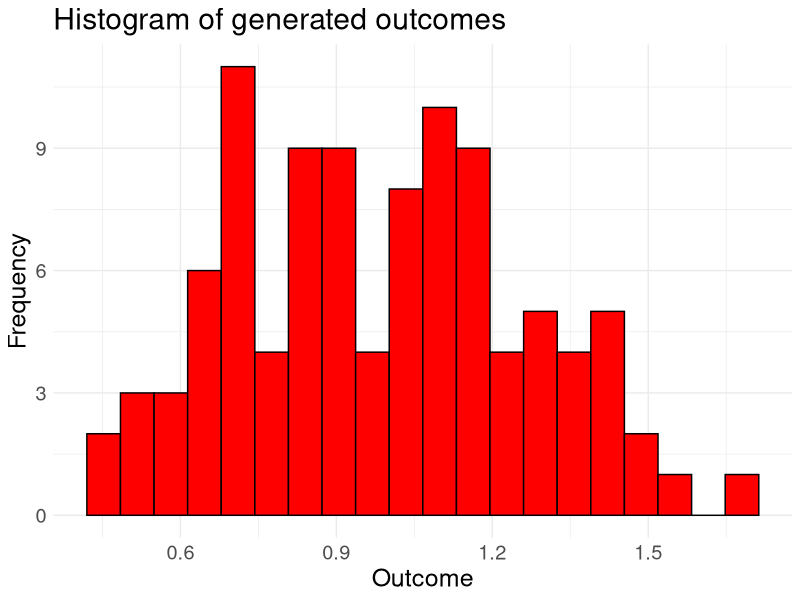
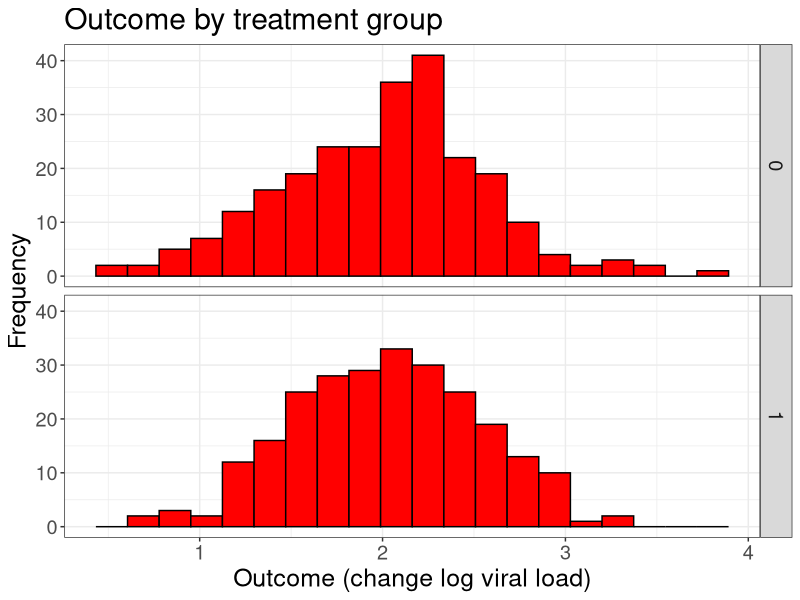
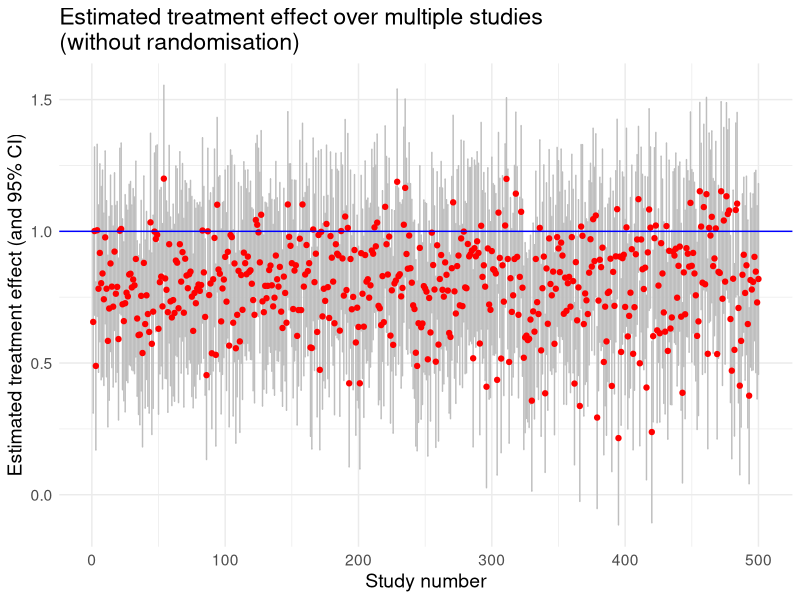
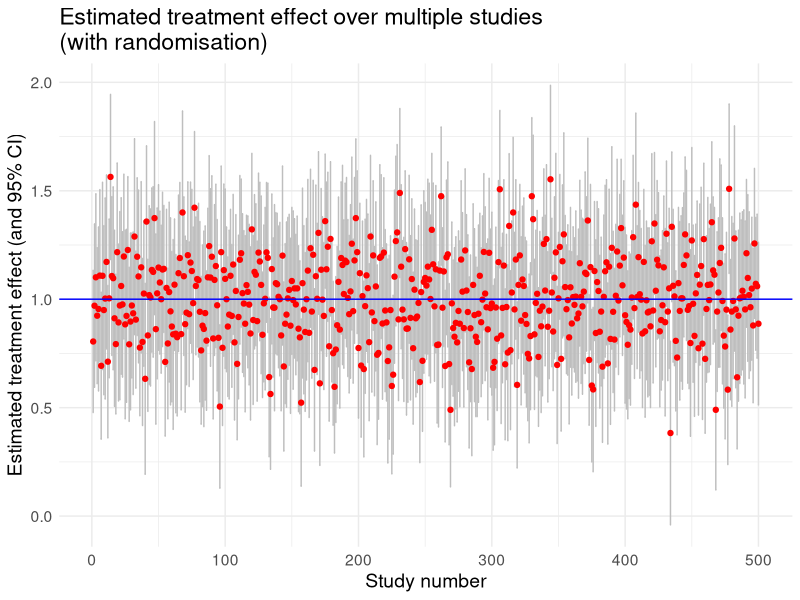

The R script that drew these images, in order:

## Study design: Randomised Controlled Trials 
## Clinic on the Meaningful Modeling of Epidemiological Data
## International Clinics on Infectious Disease Dynamics and Data (ICI3D) Program

## Travis Porco
## Reshma Kassanjee 2023 & 2025
## Some Rights Reserved
## CC BY-NC 4.0 (https://creativecommons.org/licenses/by-nc/4.0/)

# The setting for this tutorial:
#   Suppose you are building a SARS-CoV-2 model, and are 
#   trying to decide on your inputs and assumptions related to 
#   transmission rates. 
#   As part of this, you may want to understand the effect of 
#   antiviral treatment on changes in viral load in the
#   infected person, as infectiousness may be higher for 
#   people with higher levels of the virus.
#   Here we are considering a study on the outcome: decrease  
#   in log viral load over 7 days from accessing care.
#   The exposure of interest is receiving antiviral 
#   treatment (versus not).
#   A possible confounder is whether a person has comorbidities 
#   (other conditions such as diabetes which is known 
#   to be associated with poorer COVID-19 outcomes)

# In this tutorial, you will: 
#   Simulate data with randomisation of treatment, and estimate the 'effect'
#   Simulate data without randomisation of treatment, and estimate the 'effect'
#   Repeat the above multiple times to understand the effect of 
#     randomisation on estimation.

library(tidyverse)

#### Warm up 1: Randomisation

## How can we randomly assign subjects to the treatment and control groups?  

# There are different ways of doing this random selection, but for one, 
#   we can use the 'sample' command to sample subjects for one of the groups.

# Here, we divide 20 subjects into a treatment group and a control group.
#   We select without replacement half of the numbers from
#   1 to 20 (representing the people) to create the treatment group.

ids <- 1:20
treatment.group <- sample(x = ids,
                          size = 10,
                          replace = FALSE)
treatment.group

# Repeat this exercise a few times.

# Another way to randomise is to shuffle a vector of ten 0s (representing, 
#   say, the controls) and ten 1s (the treated)  

assignments <- sample(x = c(rep(1,10),rep(0,10)),
                      size = 20,
                      replace = FALSE)
assignments

# The assignment of the first person is found by looking at assignments[1],
#   of the second person, by looking at assignments[2], and so on.  
#   We can print the list of treated subjects like this:

which(assignments==1)

#### Warm up 2: Sample values from a normal distribution

# To simulate a given number of normal random variates, use the 'rnorm' command.  
#   You were introduced to sampling from distributions in Tutorial 3.
#   Here, we simulate 100 normal variates with a mean of 1 and a standard
#   deviation of 0.3, and plot the data in a histogram

v1 <- rnorm(100, mean = 1, sd = 0.3)

(ggplot(data = data.frame(outcomevar = v1), mapping = aes(x=outcomevar))
  + labs(x = 'Outcome', y = 'Frequency'
         , title = 'Histogram of generated outcomes')
  + geom_histogram(bins = 20, fill = 'red', color = 'black')
  + theme_minimal()
  + theme(text = element_text(size = 18))
)

#### Warm up 3: Simulate a dataset

# The outcome is a continuous measure (decrease in log viral load),
#   and the study aims to compare the average outcome between the 
#   two study groups/arms (antiviral treatment versus not - i.e. 
#   versus the standard control treatment).

# We will now generate a simulated (or fake) dataset (so something
#   like what you may have obtained in a real-world study),
#   and save it as a data frame. 

# We will make a data frame which contains the following columns:
#   study.id (1,2,..), treatment (0/1), and outcome (a continuous number),
#   where each row provides the data for one subject.

# The average or mean outcome for the treatment group can be different to that
#   in the control group --  this difference is the 'treatment effect',
#   which we want to estimate.

# To begin, we will assume the treatment effect is zero. 

## What parameters do we need?
n.subjects        <- 501 
control.mean      <- 2      # mean outcome for the control group
treatment.effect  <- 0      # difference in mean for the treatment group (vs control)
outcome.sd        <- 0.5    # spread (standard deviation) of the outcome in each arm

## Make the data frame

## Carefully split the group in two (need to be careful in case we have an odd number of subjects)
pos.subj <- round(n.subjects/2)
neg.subj <- n.subjects - pos.subj

dset            <- data.frame(study.id = 1:n.subjects)
dset$treatment  <- sample( c(rep(1,pos.subj),rep(0,neg.subj)),
                           size = n.subjects,
                           replace = FALSE)
dset.mean       <- control.mean + treatment.effect*dset$treatment
dset$outcome    <- rnorm(n.subjects,
                         mean = dset.mean,
                         sd = outcome.sd)

# Take a look at the dataset:
# View(dset)

### Take some time to ensure you understand each step above. ###

# We can plot histograms of the outcomes, by arm:

(ggplot(data = dset, mapping = aes(x=outcome))
  + labs(x = 'Outcome (change log viral load)', y = 'Frequency'
         , title = 'Outcome by treatment group')
  + geom_histogram(bins = 20, fill = 'red', color = 'black')
  + facet_grid(treatment~.)
  + theme_bw()
  + theme(text = element_text(size = 18))
)

# We can also calculate the mean outcome in each arm

dset |> group_by(treatment) |> summarise(mean = mean(outcome))

# and the difference in means (estimated treatment effect):  

means <- dset |> group_by(treatment) |> summarise(mean = mean(outcome))
with(means, mean[treatment == 1] - mean[treatment == 0]) 

# Now change the treatment effect to be non-zero. For example, 
#   suppose that the average outcome in the treatment group is 0.7
#   units larger than in the control group - generate dset and the plot. 
# Each time you run the code above, do you create the same dataset?

# Now that we have warmed up, let's dive into our simulation. 
# Let us clear up our environment before moving on. 

rm(list=ls())

#### (1) A function to generate data

# Our goal is to explore effect estimation under two different scenarios - 
#   (I) A study where treatment is not randomly assigned. 
#   (II) A study where treatment is randomly assigned. 

# Each person in our dataset either receives antiviral treatment or not, 
#   and can have a comorbidity or not.
# The presence of comorbidities is a confounder, because a doctor 
#   may decide on the treatment plan according to this, and 
#   comorbidities can also directly impact our outcome
#   (e.g. perhaps people with other illness have a slower drop in 
#   in viral load)

# Since we will want to generate a dataset multiple times below,
#   we write a function to make the data. 
#   We have also specified default values for all inputs to the 
#   function.

# Work through the function below and make sure you understand each line. 
# Also think about how the inputs need to be set for scenarios (I) and (II).  

# Ask the teaching team if you are confused or would like to confirm you 
# understanding. Or talk it through with your neighbour!

gen.data <- function(n.subjects = 100 # number of subjects
                     , ref.mean = 2 # mean outcome in control group without comorbidites
                     , treatment.effect = 1.5 # effect of treatment on outcome
                     , comorb.effect = -1 # effect of comorbidity on outcome
                     , prev.comorb = 0.2 # prevalence of comorbidities
                     , prob.treat.nocomorb = 0.5 # probability of treatment in people without comorbidites
                     , prob.treat.comorb = 0.5 # probability of treatment in people with comorbidites
                     , outcome.sd = 0.75 # standard deviation of outcome
){
  dset                <- data.frame(study.id = 1:n.subjects)
  dset$comorbidity    <- rbinom(n.subjects, 1, prev.comorb)
  prob.treatment      <- prob.treat.comorb*dset$comorbidity + prob.treat.nocomorb*(1-dset$comorbidity)
  dset$treatment      <- rbinom(n.subjects, 1, prob.treatment)
  mean.vector         <- ref.mean + treatment.effect*dset$treatment + comorb.effect*dset$comorbidity
  dset$outcome        <- rnorm(n.subjects, mean = mean.vector, sd = outcome.sd)
  dset
}

# Let us try out the function

gen.data() # when you do not specify an input, the default value is used, 

# Choose a couple of inputs to change (one at a time), and try to check 
# whether the dataset changes in the expected way - using some of what
# you have learnt about exploring data.

# For example, compare 
d1 <- gen.data(treatment.effect = 0) 
d2 <- gen.data(treatment.effect = 1)
d3 <- gen.data(treatment.effect = 2)

# using 
d1 |> group_by(treatment) |> summarise(mean = mean(outcome))
d2 |> group_by(treatment) |> summarise(mean = mean(outcome))
d3 |> group_by(treatment) |> summarise(mean = mean(outcome))

#### (2) Understanding how randomisation balances confounders

# Let's return to our two study designs:
#   (I) A study where treatment is not randomly assigned 
#   (II) A study where treatment is randomly assigned. 

# In (I), the doctor can decide who gets treatment and may decide to 
#   more frequently provide antivirals to patients with comorbidities.  
#   Which inputs above would change?

# An example of data that may be generated in scenario (I) is:    

d1.norandom <- gen.data(prob.treat.nocomorb = 0.5 
                          , prob.treat.comorb = 0.8)

d1.norandom |> group_by(comorbidity) |> summarise(mean = mean(treatment))
d1.norandom |> group_by(treatment) |> summarise(mean = mean(comorbidity))

# We can see that the confounder is not balanced between the two 
# treatment arms. 

# In (II) treatment is randomly assigned, and therefore cannot 
#   be related to whether the person has a comorbidity.
# An example of data that may be generated in scenario (II) is:   

d1.random <- gen.data(prob.treat.nocomorb = 0.70 
                      , prob.treat.comorb = 0.70)

d1.random |> group_by(comorbidity) |> summarise(mean = mean(treatment))
d1.random |> group_by(treatment) |> summarise(mean = mean(comorbidity))

# We can see that the confounder is balanced between the two treatment arms
#   by study design.

# It is sometimes difficult to see the above because of noise in our dataset.
# If needed, increase the study size and rerun the lines above to convince
#   yourself of the imbalance / balance of comorbidity by treatment arm. 

#### (3) Estimating the difference

# We are going to need a way to analyse the data. Below is a function for 
#   doing this. Don't worry about or spend time on the details!  
#   Just know that if you provide it a dataset with columns
#   'treatment' (0 for control and 1 for treatment) and 'outcome' (numerical)
#   it will provide you an estimate of the difference in the average outcome
#   for your treatment and control arms, with a 95% confidence interval. 
#   It obtains this estimate by comparing the recorded outcomes for the two
#   groups.

analyse.data <- function(data.in){
  # difference in means using central limit theorem
  mean.diff <- mean(data.in$outcome[data.in$treatment == 1]) - mean(data.in$outcome[data.in$treatment == 0])
  est.sd <- sqrt(var(data.in$outcome[data.in$treatment == 1])/length(data.in$outcome[data.in$treatment == 1]) +
                   var(data.in$outcome[data.in$treatment == 0])/length(data.in$outcome[data.in$treatment == 0]))
  est.point <- mean.diff
  est.ci.lower  <- mean.diff-1.96*est.sd
  est.ci.upper  <- mean.diff+1.96*est.sd
  return(round(c(est = est.point, lower = est.ci.lower, upper = est.ci.upper),3))
}

# For example, here we generate two large datasets, and analyse them:

data.temp <- gen.data(n.subjects = 1000, treatment.effect = 0.2)
analyse.data(data.temp)

data.temp <- gen.data(n.subjects = 1000, treatment.effect = 0.2)
analyse.data(data.temp)

# Very importantly - what the is the TRUE values that we are trying to estimate?
# It is the 'treatment.effect'. 
# You specified this value to generate the data, so we know the correct/ideal 
# 'answer' to our estimation - this is what makes simulation so useful!

#### (4) Multiple studies - without and with randomisation 

## Let us repeat this process of generating and analysing the data, multiple
#   times, and explore our results.
#   We will 'repeat' our study using a 'for' loop, and gathering our estimates 
#   in a data frame. We will do 500 simulations. 

# We will set the treatment.effect to 1 - this is the number we are trying 
#   to estimate. We will mostly keep the other inputs as the default values.

in.treatment.effect <- 1

# In scenario (I), doctors get to decide on treatment. 
# Let's suppose they provide antivirals to 50% of those without comorbidities 
#   and 80% with. 

n.sims <-  500

haphazardEstimates <- data.frame(study.number = 1:n.sims, est = NA, lower = NA, upper = NA)
for (ii in 1:n.sims) {
  data.ii <- gen.data(treatment.effect = in.treatment.effect
                      , prob.treat.nocomorb = 0.5 
                      , prob.treat.comorb = 0.8)
  ests.ii <- analyse.data(data.ii)
  haphazardEstimates$est[ii]   <- ests.ii['est']
  haphazardEstimates$lower[ii] <- ests.ii['lower']
  haphazardEstimates$upper[ii] <- ests.ii['upper'] 
}

# Let us plot the estimates and CIs for the studies, and add a 
#   horizontal line showing the true treatment effect.

hplot <- ggplot(data = haphazardEstimates, aes(x = study.number, y = est)) +
  geom_errorbar(aes(ymin = lower, ymax = upper), colour = "grey") +
  geom_point(color = "red", size = 1.5) +
  geom_hline(yintercept = in.treatment.effect, colour = "blue") +
  labs(
    title = "Estimated treatment effect over multiple studies\n(without randomisation)",
    x = "Study number",
    y = "Estimated treatment effect (and 95% CI)"
  ) +
  theme_minimal() +
  theme(text = element_text(size = 14)
  )

print(hplot)

# Does it look like we are estimating the treatment effect well?
# What do you think is the reason for this?
# what else do we learn from the plot?

# Let us calculate the bias, i.e., the average estimate minus the true 
#   treatment effect

mean(haphazardEstimates$est) - in.treatment.effect

# In scenario (II), doctors do not get to decide on treatment - we set it randomly. 
#   Let's suppose we provide antivirals to 70% of people, randomly. 
#   We repeat the simulation exercise above.

randomEstimates <- data.frame(study.number = 1:n.sims, est = NA, lower = NA, upper = NA)
for (ii in 1:n.sims) {
  data.ii <- gen.data(treatment.effect = in.treatment.effect
                      , prob.treat.nocomorb = 0.7 
                      , prob.treat.comorb = 0.7)
  ests.ii <- analyse.data(data.ii)
  randomEstimates$est[ii]   <- ests.ii['est']
  randomEstimates$lower[ii] <- ests.ii['lower']
  randomEstimates$upper[ii] <- ests.ii['upper'] 
}

# ggplot lets us _redraw_ our named plot with the new data
# %+% replaces the data
# + adds or replaces ggplot elements

print(hplot %+% randomEstimates + labs(
    title = "Estimated treatment effect over multiple studies\n(with randomisation)"
))

# Let's also calculate the bias again

# Again, are we estimating the value well? Why? What else do we learn 
#   from the plot?

# Once you understand and reflect on the above - try play around. 
# For example:
#   To look at the results in a different way you could order the studies
#   in the plot by the size of estimates, or draw histograms of your 
#   500 estimates for the two scenarios. 
#   You can try different study sizes, different prevalence values for 
#   comorbidities, and more or less extreme confounder imbalances between
#   the two arms (by changing inputs).

# Circling back to where we started:
#   When you are looking for data and results to inform inputs and assumptions 
#   related to  transmission rates for your SARS-CoV-2 model, think carefully
#   about the studies you use.
#   In the estimates that you find, think carefully about potential bias and 
#   variability.
#   Incorrect model inputs/assumptions --> incorrect outputs!
